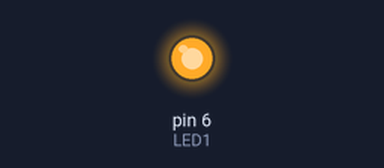
Simulated run of this sketch. Board: Arduino Uno, built with avr-gcc and run on an emulated ATmega328P. Parts: output pins drawn as LEDs (lit = HIGH).

Above: at 0.75 s.
At 10.5 s:
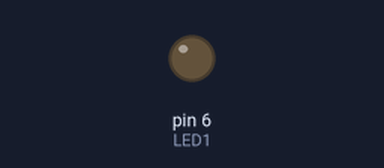
Timing chart, 0 to 14.3 s (numbered marks = the images above):
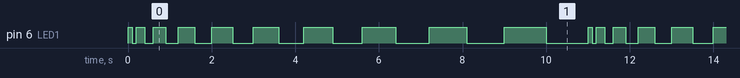

The sketch:

2.2._LED_Blink.ino
```cpp
#define LED1 6 //Пин светодиода 1

void setup() {
  pinMode(LED1, OUTPUT);  // Настройка пина на выход
}

void loop() {
  for (int i = 100; i <= 1000; i+=100) {
    digitalWrite(LED1, HIGH);   //Устанавливаем пин на высокое напряжение
    delay(i); // Выставляем паузу по текущему значению
    digitalWrite(LED1, LOW);    //Устанавливаем пин на низкое напряжение
    delay(i);

//Зацикливаем
    if (i > 1000) {
      i = 100;
    }
  }
}
```

Measured:
- by itself, pin 6 (LED1): repeats every 11.0 s: LOW 0.10 s, HIGH 0.20 s, LOW 0.20 s, HIGH 0.30 s, LOW 0.30 s, HIGH 0.40 s, LOW 0.40 s, HIGH 0.50 s, LOW 0.50 s, HIGH 0.60 s, LOW 0.60 s, HIGH 0.70 s, LOW 0.70 s, HIGH 0.80 s, LOW 0.80 s, HIGH 0.90 s, LOW 0.90 s, HIGH 1.0 s, LOW 1.0 s, HIGH 0.10 s
- by itself, everything shown: repeats every 11.0 s, in 20 steps
